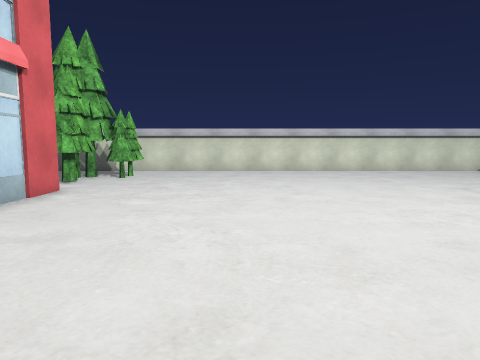
view 1 (above)

24 first-person views from a walk through a 3-D level made in the Unity game engine. The camera is 1.4 m above the floor, tilts 6° down and sees 70° across. The floor is counted in squares, 1 m on a side. Each view is taken from the middle of a square. On the plan, view 1 faces up. The plan holds only what a view shows up to about 15 squares ahead; the rest is blank. The place goes on beyond the plan. The player character is not drawn. Some animated figures are not drawn. Some surface patterns are stand-ins.

view 2
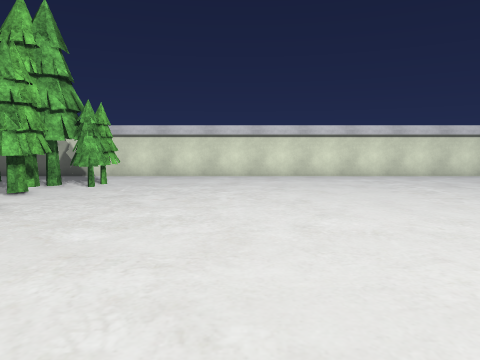

view 3
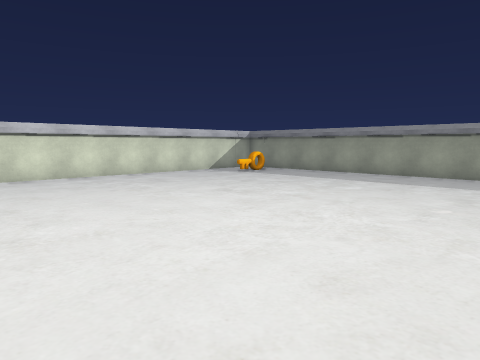

view 4
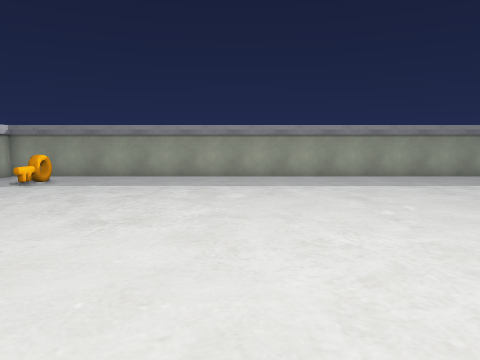

view 5
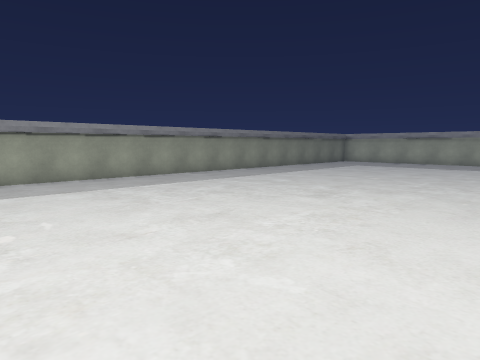

view 6
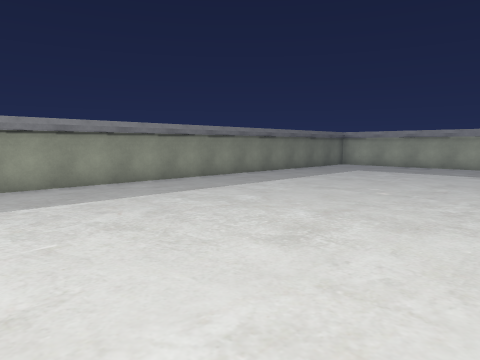

view 7
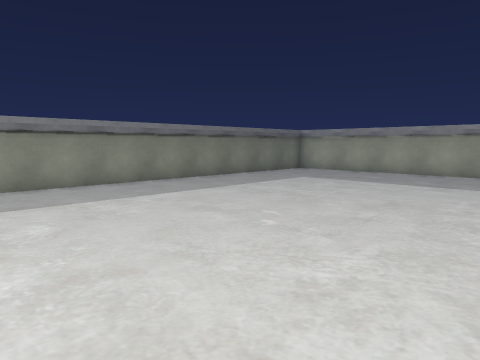

view 8
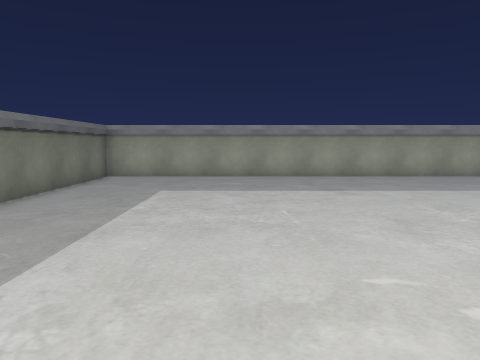

view 9
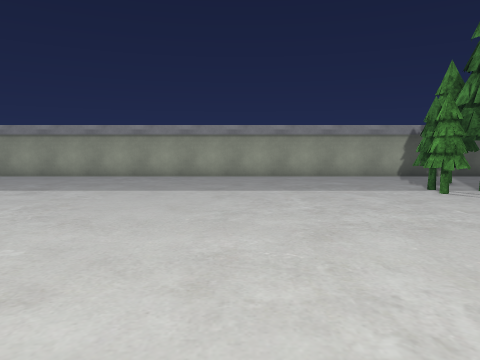

view 10
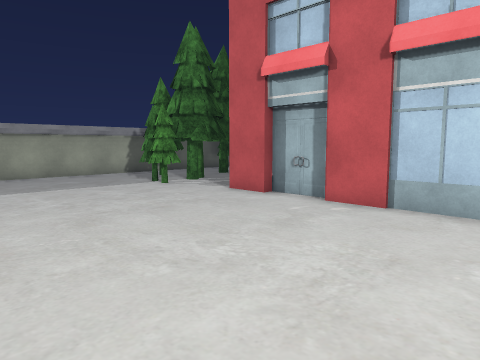

view 11
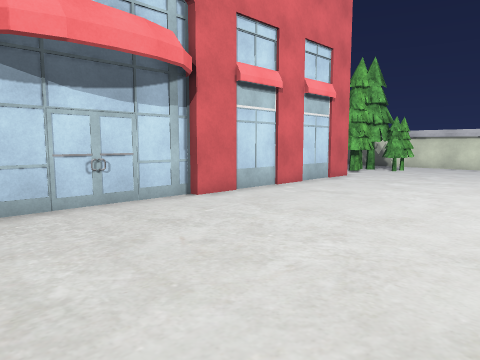

view 12
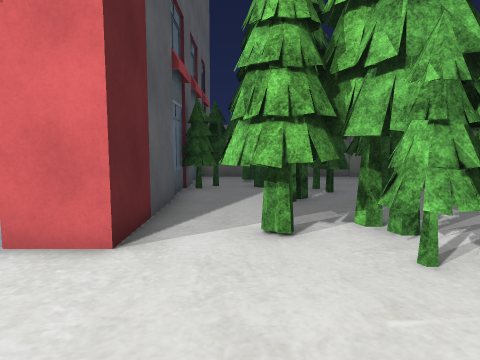

view 13
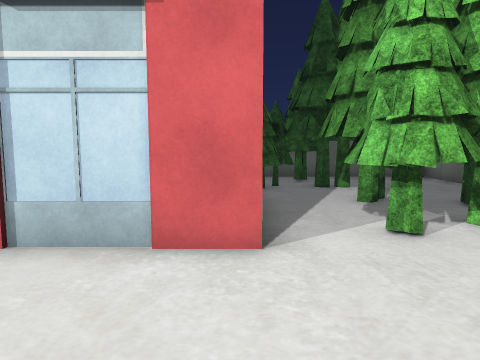

view 14
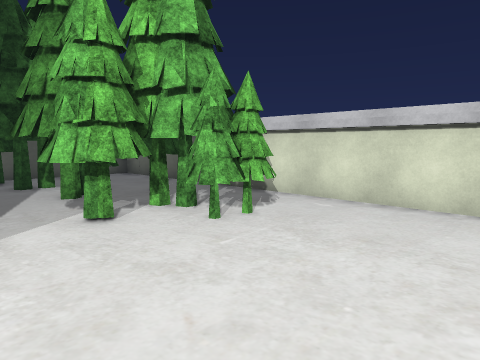

view 15
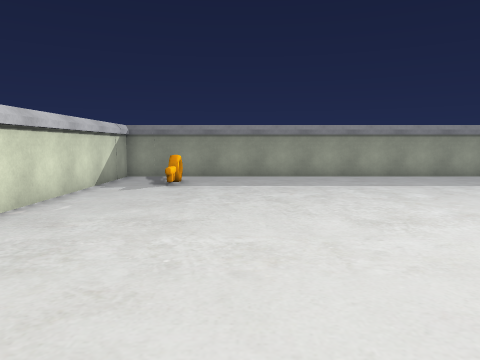

view 16
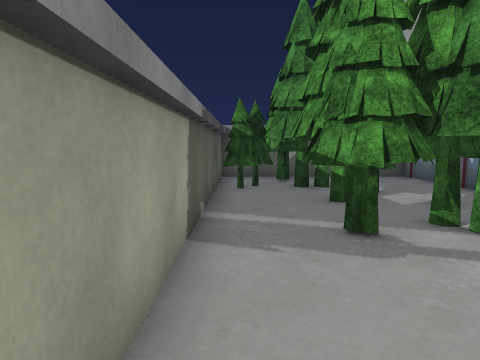

view 17
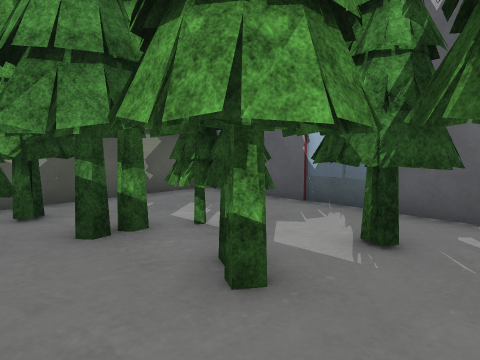

view 18
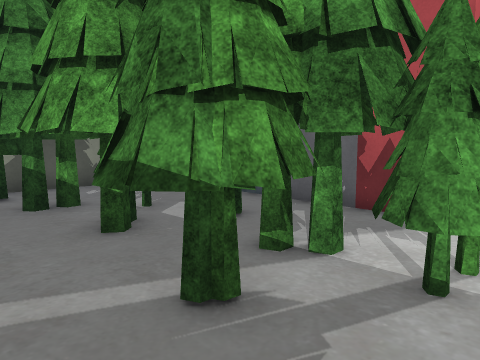

view 19
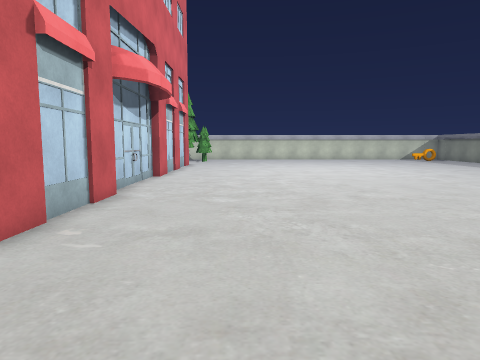

view 20
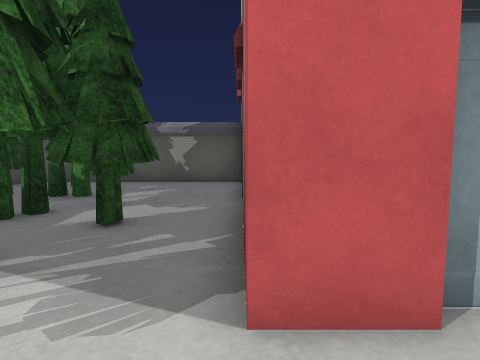

view 21
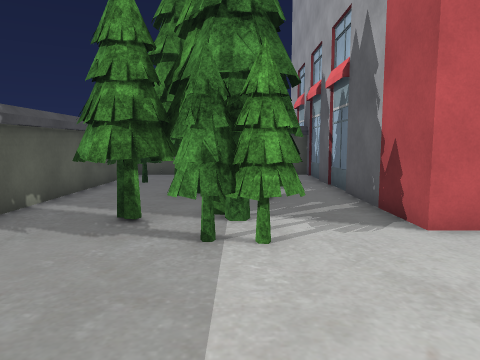

view 22
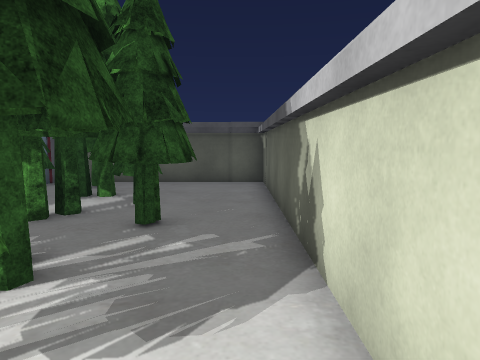

view 23
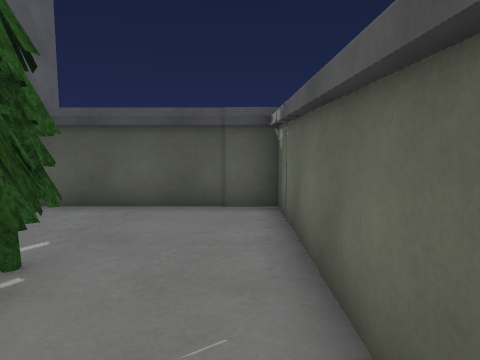

view 24
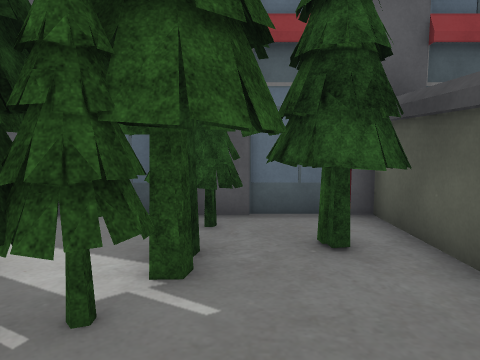

### Floor plan
Key: @ floor where view 1 was taken; # wall or solid block; . floor; O other object.
Columns run from 16 left of view 1 to 16 right of it. Each row starts with its distance up from view 1.
 18 #################################
 17 #...............................#
 16 #.....OOOOO.....................#
 15 #...OOOOO##OO................O..#
 14 #..OOO#OOOOOO...................#
 13 #OOO#O#OOOO.....................#
 12 #OOO#OOO.OO.....................#
 11 #. OOO..........................#
 10 ###########.....................#
  9           #.....................#
  8           #.....................#
  7           #.....................#
  6           #.....................#
  5           #.....................#
  4           #.....................#
  3           #.....................#
  2           #.....................#
  1           #.....................#
  0           #.....@...............#
 -1           O.....................#
 -2           #.....................#
 -3           #.....................#
 -4           #.....................#
 -5           #.....................#
 -6           #.....................#
 -7           #.....................#
 -8           #.....................#
 -9           #.....................#
-10           #.....................#
-11           #.....................#
-12 ###########.....................#
-13 #...............................#
-14 #.....OOOOOO....................#
-15 #..OOOOOO##OO...................#
-16 #. OOO#OOOOO....................#
-17 # OO#OOOOOO.....................#
-18 # OOOOOO.OO.....................#
-19 # . OO..........................#
-20 #################################

Where each view was taken, in squares from view 1:
view 1: 0 up, 0 right, facing up
view 2: 3 up, 0 right, facing up
view 3: 3 up, 0 right, facing up-right
view 4: 8 up, 1 right, facing right
view 5: 6 up, 2 right, facing down-right
view 6: 2 up, 4 right, facing down-right
view 7: 3 down, 4 right, facing down-right
view 8: 5 down, 10 right, facing down
view 9: 5 down, 1 right, facing down
view 10: 4 down, 2 right, facing down-left
view 11: 4 down, 2 right, facing up-left
view 12: 12 up, 1 left, facing left
view 13: 10 up, 1 left, facing left
view 14: 10 up, 0 right, facing up-left
view 15: 13 up, 1 right, facing right
view 16: 19 down, 1 left, facing left
view 17: 19 down, 7 left, facing up-left
view 18: 19 down, 4 left, facing up-left
view 19: 13 down, 2 left, facing up
view 20: 12 down, 3 left, facing left
view 21: 15 down, 0 right, facing left
view 22: 17 up, 3 left, facing left
view 23: 17 up, 8 left, facing left
view 24: 17 up, 13 left, facing down
